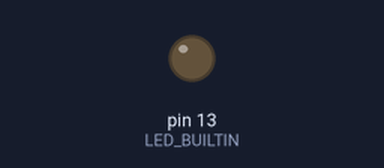
A sketch run on a simulated Arduino Uno, built with avr-gcc and run on an emulated ATmega328P. Parts: output pins drawn as LEDs (lit = HIGH).

Above: at 4.1 s.
At 53.4 s:
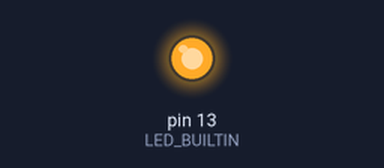
Timing chart, 0 to 55.1 s (numbered marks = the images above):
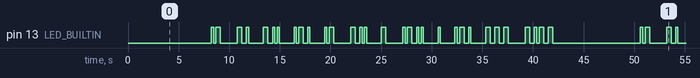

The sketch:

sketch_apr30a.ino
```cpp
void setup() {
  // put your setup code here, to run once:
  pinMode(LED_BUILTIN, OUTPUT);
}

void loop() {
  /* put your main code here, to run repeatedly:
  Todo: geluid controller aanschaffen zodat je ook geluid kunt horen.

  */
delay(7000);


delay(1225);

  digitalWrite(LED_BUILTIN, HIGH);
  delay(225);
  digitalWrite(LED_BUILTIN, LOW);
  delay(225);

    digitalWrite(LED_BUILTIN, HIGH);
    delay(450);
    digitalWrite(LED_BUILTIN, LOW);
    delay(450);


delay(1225);
    digitalWrite(LED_BUILTIN, HIGH);
    delay(450);
    digitalWrite(LED_BUILTIN, LOW);
    delay(450);

  digitalWrite(LED_BUILTIN, HIGH);
  delay(225);
  digitalWrite(LED_BUILTIN, LOW);
  delay(225);


delay(1225);
    digitalWrite(LED_BUILTIN, HIGH);
    delay(450);
    digitalWrite(LED_BUILTIN, LOW);
    delay(450);

  digitalWrite(LED_BUILTIN, HIGH);
  delay(225);
  digitalWrite(LED_BUILTIN, LOW);
  delay(225);

  digitalWrite(LED_BUILTIN, HIGH);
  delay(225);
  digitalWrite(LED_BUILTIN, LOW);
  delay(225);


delay(1225);
  digitalWrite(LED_BUILTIN, HIGH);
  delay(225);
  digitalWrite(LED_BUILTIN, LOW);
  delay(225);

    digitalWrite(LED_BUILTIN, HIGH);
    delay(450);
    digitalWrite(LED_BUILTIN, LOW);
    delay(450);

  digitalWrite(LED_BUILTIN, HIGH);
  delay(225);
  digitalWrite(LED_BUILTIN, LOW);
  delay(225);


delay(1225);
  digitalWrite(LED_BUILTIN, HIGH);
  delay(225);
  digitalWrite(LED_BUILTIN, LOW);
  delay(225);

    digitalWrite(LED_BUILTIN, HIGH);
    delay(450);
    digitalWrite(LED_BUILTIN, LOW);
    delay(450);


delay(1225);
    digitalWrite(LED_BUILTIN, HIGH);
    delay(450);
    digitalWrite(LED_BUILTIN, LOW);
    delay(450);

  digitalWrite(LED_BUILTIN, HIGH);
  delay(225);
  digitalWrite(LED_BUILTIN, LOW);
  delay(225);

  digitalWrite(LED_BUILTIN, HIGH);
  delay(225);
  digitalWrite(LED_BUILTIN, LOW);
  delay(225);


delay(1225);
    digitalWrite(LED_BUILTIN, HIGH);
    delay(450);
    digitalWrite(LED_BUILTIN, LOW);
    delay(450);


delay(1225);
  digitalWrite(LED_BUILTIN, HIGH);
  delay(225);
  digitalWrite(LED_BUILTIN, LOW);
  delay(225);

    digitalWrite(LED_BUILTIN, HIGH);
    delay(450);
    digitalWrite(LED_BUILTIN, LOW);
    delay(450);

  digitalWrite(LED_BUILTIN, HIGH);
  delay(225);
  digitalWrite(LED_BUILTIN, LOW);
  delay(225);

  digitalWrite(LED_BUILTIN, HIGH);
  delay(225);
  digitalWrite(LED_BUILTIN, LOW);
  delay(225);


delay(1225);
  digitalWrite(LED_BUILTIN, HIGH);
  delay(225);
  digitalWrite(LED_BUILTIN, LOW);
  delay(225);


delay(1225);
  digitalWrite(LED_BUILTIN, HIGH);
  delay(225);
  digitalWrite(LED_BUILTIN, LOW);
  delay(225);

    digitalWrite(LED_BUILTIN, HIGH);
    delay(450);
    digitalWrite(LED_BUILTIN, LOW);
    delay(450);

  digitalWrite(LED_BUILTIN, HIGH);
  delay(225);
  digitalWrite(LED_BUILTIN, LOW);
  delay(225);


delay(1225);

    digitalWrite(LED_BUILTIN, HIGH);
    delay(450);
    digitalWrite(LED_BUILTIN, LOW);
    delay(450);

    digitalWrite(LED_BUILTIN, HIGH);
    delay(450);
    digitalWrite(LED_BUILTIN, LOW);
    delay(450);

    digitalWrite(LED_BUILTIN, HIGH);
    delay(450);
    digitalWrite(LED_BUILTIN, LOW);
    delay(450);


delay(1225);
    digitalWrite(LED_BUILTIN, HIGH);
    delay(450);
    digitalWrite(LED_BUILTIN, LOW);
    delay(450);

  digitalWrite(LED_BUILTIN, HIGH);
  delay(225);
  digitalWrite(LED_BUILTIN, LOW);
  delay(225);

    digitalWrite(LED_BUILTIN, HIGH);
    delay(450);
    digitalWrite(LED_BUILTIN, LOW);
    delay(450);

    digitalWrite(LED_BUILTIN, HIGH);
    delay(450);
    digitalWrite(LED_BUILTIN, LOW);
    delay(450);
}
```

Measured:
- by itself, pin 13 (LED_BUILTIN): moves between LOW and HIGH, repeating every 42.4 s
- by itself, everything shown: repeats every 42.4 s, in 62 steps
